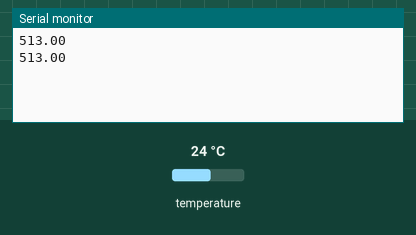
Bench run of a sketch on a simulated Arduino Uno, built with avr-gcc and run on an emulated ATmega328P. On the bench: the last lines printed to the serial monitor. Wiring (inferred from the names in the program): DS18B20 sensor: data A4. Inputs (shaded band) come from the test bench; at power-on: temperature 24 °C.

Above: at 1.8 s.
1.9 s: temperature set to 12 °C
At 2.8 s:
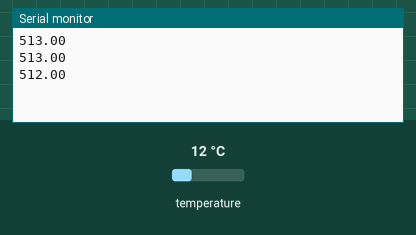
3.4 s: temperature set to 7 °C
At 4.8 s:
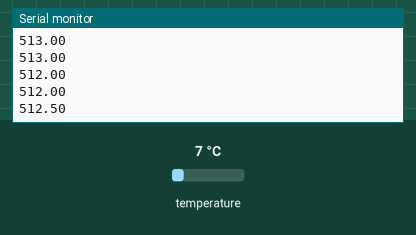
Timing chart, 0 to 6.4 s (numbered marks = the images above; inputs shaded):
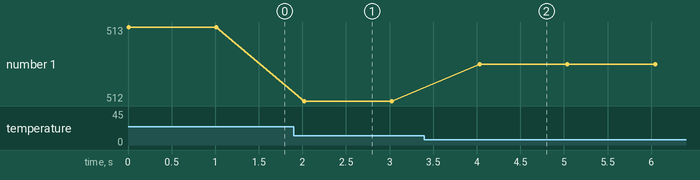

Measured:
- after the input at 1.9 s, the serial monitor: prints a new line after 0.12 s (image 1)
- after the input at 3.4 s, the serial monitor: prints a new line after 0.63 s (image 2)
- plotted number 1: 513 → 512 after the input at 1.9 s, 512 → 512.5 after the input at 3.4 s

The sketch:

four_leds_alpha_.ino
```cpp
int DSPIN = A4;
void setup() {
	// put your setup code here, to run once:
	Serial.begin(9600);
}

void loop() {
	// put your main code here, to run repeatedly:
	float temp = TempRead();
	temp *= 0.0625;//转换精度为0.0625/LSB
	Serial.println(temp);
    delay(1000);
}

boolean DS18B20_Init()
{
	pinMode(DSPIN, OUTPUT);
	digitalWrite(DSPIN, HIGH);
	delayMicroseconds(5);
	digitalWrite(DSPIN, LOW);
	delayMicroseconds(750);//480-960
	digitalWrite(DSPIN, HIGH);
	pinMode(DSPIN, INPUT);
	int t = 0;
	while(digitalRead(DSPIN))
	{
		t++;
		if(t > 60) return false;
		delayMicroseconds(1);
	}
	t = 480 - t;
	pinMode(DSPIN, OUTPUT);
	delayMicroseconds(t);
	digitalWrite(DSPIN, HIGH);
	return true;
}

void DS18B20_Write(byte data)
{
	pinMode(DSPIN, OUTPUT);
	for(int i=0; i<8; i++)
	{
		digitalWrite(DSPIN, LOW);
		delayMicroseconds(10);
		if(data & 1) digitalWrite(DSPIN, HIGH);
		else digitalWrite(DSPIN, LOW);
		data >>= 1;
		delayMicroseconds(50);
		digitalWrite(DSPIN, HIGH);
	}
}

byte DS18B20_Read()
{
	pinMode(DSPIN, OUTPUT);
	digitalWrite(DSPIN, HIGH);
	delayMicroseconds(2);
	byte data = 0;
	for(int i=0; i<8; i++)
	{
		digitalWrite(DSPIN, LOW);
		delayMicroseconds(1);
		digitalWrite(DSPIN, HIGH);
		pinMode(DSPIN, INPUT);
		delayMicroseconds(5);
		data >>= 1;
		if(digitalRead(DSPIN)) data |= 0x80;
		delayMicroseconds(55);
		pinMode(DSPIN, OUTPUT);
		digitalWrite(DSPIN, HIGH);
	}
	return data;
}

int TempRead()
{
	if(!DS18B20_Init()) return 0;
	DS18B20_Write(0xCC);//发跳过ROM命令
	DS18B20_Write(0x44);//发读开始转换命令
	if(!DS18B20_Init()) return 0;
	DS18B20_Write(0xCC);//发跳过ROM命令
	DS18B20_Write(0xBE);//读寄存器，共九字节，前两字节为转换值
	int temp = DS18B20_Read();//低字节
	temp |= DS18B20_Read() << 8;//高字节
	return temp;
}
```

comm.cpp
```cpp
// // #include "comm.h"
// unsigned char g_rxBuffer[50]; //接受包
// unsigned char g_txBuffer[50]; //发送包

// unsigned char cal_check_sum(unsigned char *data, int length)
// {
//     unsigned char result = 0;
//     for (int i = 0; i < length - 1; i++)
//     {
//         result ^= data[i];
//     }
//     // data[length - 1]= result;
//     return result;
// }
// //读取当前时间01
// void comm_replay_current_time()
// {
//     // Serial.println("I am Ok");
//     g_txBuffer[0] = 0xb0;
//     g_txBuffer[1] = g_rxBuffer[1];
//     g_txBuffer[2] = 0x12;
//     g_txBuffer[3] = 0x13;
//     g_txBuffer[4] = 0x14;
//     // g_txBuffer[5] = cal_check_sum(g_txBuffer, 6);
//     g_txBuffer[5] = 0xA4;
// }
// //改变当前时间02
// void comm_change_alarm_time()
// {
//     timer.hors = g_rxBuffer[2];
//     timer.mins = g_rxBuffer[3];
//     timer.secs = g_rxBuffer[4];
//     g_txBuffer[0] = 0xb0;
//     g_txBuffer[1] = g_rxBuffer[1];
//     g_txBuffer[2] = 1;
//     g_txBuffer[3] = 0;
//     g_txBuffer[4] = 0;
//     g_txBuffer[5] = cal_check_sum(g_txBuffer, 6);
// }
// // // 全灭03
// // void comm_close_display()
// // {
// // }
// // // 全亮 04
// // void comm_display_all()
// // {
// // }
// //读取当前温度05
// void comm_replay_current_tem()
// {
//     g_txBuffer[0] = 0xb0;
//     g_txBuffer[1] = g_rxBuffer[1];
//     // g_txBuffer[2] = temp; //温度高字节 温度改成float类型
//     // g_txBuffer[3] = temp; //温度低字节 数码管显示还得改加一个小数显示。
//     g_txBuffer[4] = 0;
//     g_txBuffer[5] = cal_check_sum(g_txBuffer, 6);
// }
// //设置温度06
// void comm_set_alarm_temprature()
// {
//     // temp = g_rxBuffer[2]; //高字节
//     // temp = g_rxBuffer[3]; //低字节
//     g_txBuffer[0] = 0xb0;
//     g_txBuffer[1] = g_rxBuffer[1];
//     g_txBuffer[2] = 1;
//     g_txBuffer[3] = 0;
//     g_txBuffer[4] = 0;
//     g_txBuffer[5] = cal_check_sum(g_txBuffer, 6);
// }
// //
// //读取当前湿度07
// void comm_replay_current_wet()
// {
//     g_txBuffer[0] = 0xb0;
//     g_txBuffer[1] = g_rxBuffer[1];
//     // g_txBuffer[2] = wet; //和上面一样，后面改一下
//     // g_txBuffer[3] = wet;
//     g_txBuffer[4] = 0;
//     g_txBuffer[5] = cal_check_sum(g_txBuffer, 6);
// }
// //设置湿度08
// void comm_set_alarm_wetness()
// {
//     // wet = g_rxBuffer[2]; //高字节
//     // wet = g_rxBuffer[3]; //低字节
//     g_txBuffer[0] = 0xb0;
//     g_txBuffer[1] = g_rxBuffer[1];
//     g_txBuffer[2] = 1;
//     g_txBuffer[3] = 0;
//     g_txBuffer[4] = 0;
//     g_txBuffer[5] = cal_check_sum(g_txBuffer, 6);
// }
// //通讯数据解析

// void parse_commdata_exec()
// {
//     if (s_rcv_package) //如果接收到包
//     {
//         switch (g_rxBuffer[1])
//         {
//         case CMD_READ_CURRENT_TIME:
//             comm_replay_current_time();
//             break;
//         case CMD_SET_ALARM_TIME:
//             comm_change_alarm_time();
//             break;
//         case CMD_SET_LED_FULL:
//             g_work_mode = MODE_DISPLAY_FULL;
//             break;
//         case CMD_SET_LED_BLANK:
//             g_work_mode = MODE_DISPLAY_BLANK;
//             break;
//         case CMD_READ_CURRENT_TEM:
//             comm_replay_current_tem();
//             break;
//         case CMD_SET_ALARM_TEMPR:
//             comm_set_alarm_temprature();
//             break;
//         case CMD_READ_CURRENT_HUMIDITY:
//             comm_replay_current_wet();
//             break;
//         case CMD_SET_ALARM_HUMIDITY:
//             comm_set_alarm_wetness();
//             break;
//         default:;
//         }

//     }
// }
```

test.cpp
```cpp
// #include "timer.h"
// #include <MsTimer2.h>
// int DSPIN = A4;
// m_timer tp1(480);
// int colcnt = 2;
// void Timers()
// {
//     tp1.timer_function();
// }
// boolean DS18B20_Init()
// {
//     if (colcnt)
//     {
//         colcnt --;
//         tp1.restart();
//         pinMode(DSPIN, OUTPUT);
//         digitalWrite(DSPIN, HIGH);
//         delayMicroseconds(5);
//         digitalWrite(DSPIN, LOW);
//         Serial.println("Before:");
//         Serial.println(tp1.current_value);
//         // Serial.println(tp1.count_over());
//     }
//     // delayMicroseconds(750);//480-960
//     if (tp1.count_over())
//     {
//         Serial.println("After:");
//         Serial.println(tp1.current_value);
//         tp1.restart();
//         colcnt = 2;
//         digitalWrite(DSPIN, HIGH);
//         pinMode(DSPIN, INPUT);
//         int t = 0;
//         Serial.println("Read is :");
//         Serial.println(digitalRead(DSPIN));
//         while (digitalRead(DSPIN))
//         {
//             Serial.println(digitalRead(DSPIN));
//             t++;
//             if (t > 70)
//                 return false;
//             delayMicroseconds(1);
//         }
//         t = 480 - t;
//         pinMode(DSPIN, OUTPUT);
//         delayMicroseconds(t);
//         digitalWrite(DSPIN, HIGH);
//         return true;
//     }
// }

// void DS18B20_Write(byte data)
// {
//     pinMode(DSPIN, OUTPUT);
//     for (int i = 0; i < 8; i++)
//     {
//         digitalWrite(DSPIN, LOW);
//         delayMicroseconds(10);
//         if (data & 1)
//             digitalWrite(DSPIN, HIGH);
//         else
//             digitalWrite(DSPIN, LOW);
//         data >>= 1;
//         delayMicroseconds(50);
//         digitalWrite(DSPIN, HIGH);
//     }
// }

// byte DS18B20_Read()
// {
//     pinMode(DSPIN, OUTPUT);
//     digitalWrite(DSPIN, HIGH);
//     delayMicroseconds(2);
//     byte data = 0;
//     for (int i = 0; i < 8; i++)
//     {
//         digitalWrite(DSPIN, LOW);
//         delayMicroseconds(1);
//         digitalWrite(DSPIN, HIGH);
//         pinMode(DSPIN, INPUT);
//         delayMicroseconds(5);
//         data >>= 1;
//         if (digitalRead(DSPIN))
//             data |= 0x80;
//         delayMicroseconds(55);
//         pinMode(DSPIN, OUTPUT);
//         digitalWrite(DSPIN, HIGH);
//     }
//     return data;
// }

// int TempRead()
// {
//     if (!DS18B20_Init())
//         return 0;
//     DS18B20_Write(0xCC); //发跳过ROM命令
//     DS18B20_Write(0x44); //发读开始转换命令
//     if (!DS18B20_Init())
//         return 0;
//     DS18B20_Write(0xCC);         //发跳过ROM命令
//     DS18B20_Write(0xBE);         //读寄存器，共九字节，前两字节为转换值
//     int temp = DS18B20_Read();   //低字节
//     temp |= DS18B20_Read() << 8; //高字节
//     return temp;
// }
// void setup()
// {
//     // put your setup code here, to run once:
//     Serial.begin(9600);
//     MsTimer2::set(1, Timers); // 中断设置函数，每 1ms 进入一次中断
//     MsTimer2::start();        //开始计时
// }
// void loop()
// {
//     // put your main code here, to run repeatedly:
//     float temp = TempRead();
//     // Serial.println(temp);
//     temp *= 0.0625; //转换精度为0.0625/LSB
//     Serial.println(temp);
//     delay(1000);
// }
```
